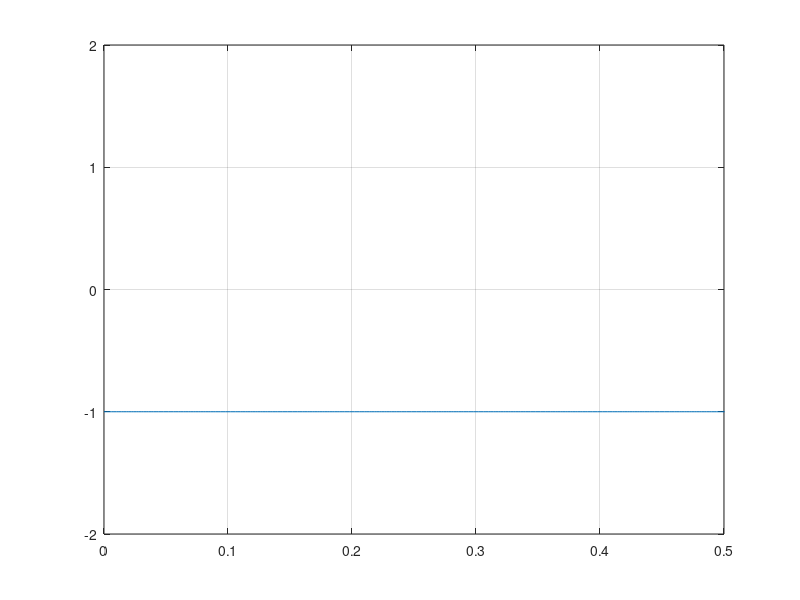

Reproduce this figure in MATLAB.
 %Se va genera un semnal cu rezolutie temporara de 2ms, 20ms, 200ms pentru un
%semnal continuu de tipul:
%3. Semnal dreptunghiular multinivel, aleator Durata fiecarui 
%nivel: 0,25 s.Nivelurile 

%a) {-1, 1} 

%Rezolutie temporara 200ms. punctul a) 
%analog pentru 20ms 2ms doar ca se modifica __ din t=0:0.02/0.2:__
t=0:0.002:0.502;%variabila timp necesara pentru a afisa 2 nivele aleatoare
i=1;%contor
n=[-1,1] ; %nivelele semnalului
pozitia=randi(length(n)); %cu functia randi extrag o pozitie aleatoare din n
Nivel_aleator=n(pozitia);%nivel_aleator ia valoarea din pozitia extrasa
v1=zeros(1,126); %t=0:0.002:0.25, de la 0 la 0.25 cu pasul de 0.02 sunt 126

for i=1:1:126 
    v1(i)=Nivel_aleator;  %umplu primul vector cu un nivel aleator
end
   
v2=zeros(1,126);
pozitia=randi(length(n));
Nivel_aleator=n(pozitia);
for i=1:1:126
    v2(i)=Nivel_aleator; %umplu al doi-lea vector cu un nivel aleator
end


V=[v1,v2];%concatenez vectorii 
plot(t,V),grid,axis([0 0.5 -2 2]);%afisez graficul V=f(t);